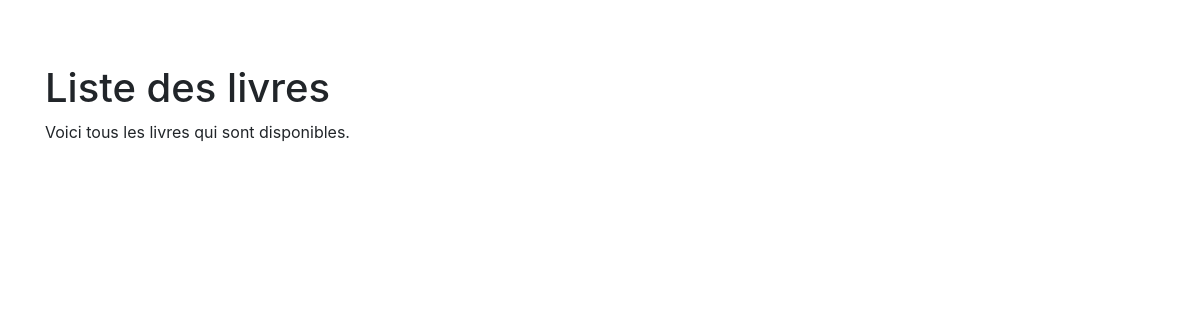
/books/, run on an earlier commit of the app's database.
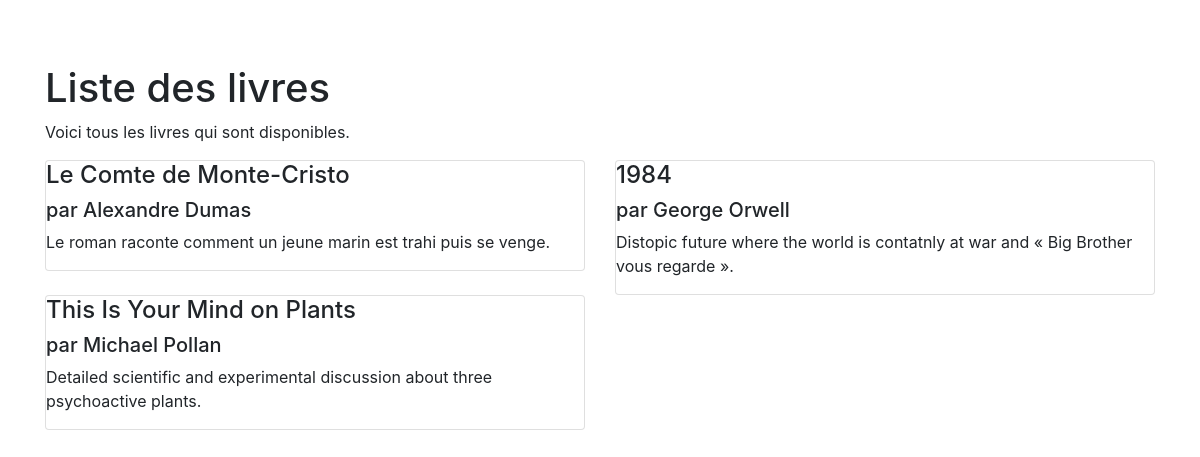
And on a later commit of the database.
### monsite/models.py (models this page shows)
class Book(models.Model):
    title = models.CharField(max_length=200)
    author = models.CharField(max_length=200)
    description = models.TextField(blank=True)

### monsite/views.py (the view)
# urls.py: path('books/', books),
def books(request):
    books = Book.objects.all()  # get all books from the DB
    template = get_template("books.html")
    context = {"books": books}
    html = template.render(context)
    return HttpResponse(html)

### monsite/templates/books.html (shortened to what this page needs)
<!doctype html>
<html lang="fr">
  <head>
    <link rel="stylesheet" href="https://cdn.jsdelivr.net/npm/bootstrap@4.4.1/dist/css/bootstrap.min.css">
  </head>
  <body>
    <main class="container">
      <h1>Liste des livres</h1>
      <p>Voici tous les livres qui sont disponibles.</p>
      <div class="row">
      {% for book in books %}
        <div class="col-sm-6">
          <div class="card">
             <h4>{{book.title}}</h4>
             <h5>par {{book.author}}</h5>
             <p>
                 {{book.description}}
             </p>
          </div>
        </div>
      {% endfor %}
      </div>
    </main>
  </body>
</html>

### monsite/templates/books.html (style rules this page uses)
body { padding-top: 4rem; }

What changed in the data, as far as the page shows it:
added Book: title "Le Comte de Monte-Cristo", author "Alexandre Dumas", description "Le roman raconte comment un jeune marin est trahi puis se venge."
added Book: title "1984", author "George Orwell", description "Distopic future where the world is contatnly at war and « Big Brother vous regarde »."
added Book: title "This Is Your Mind on Plants", author "Michael Pollan", description "Detailed scientific and experimental discussion about three psychoactive plants."
